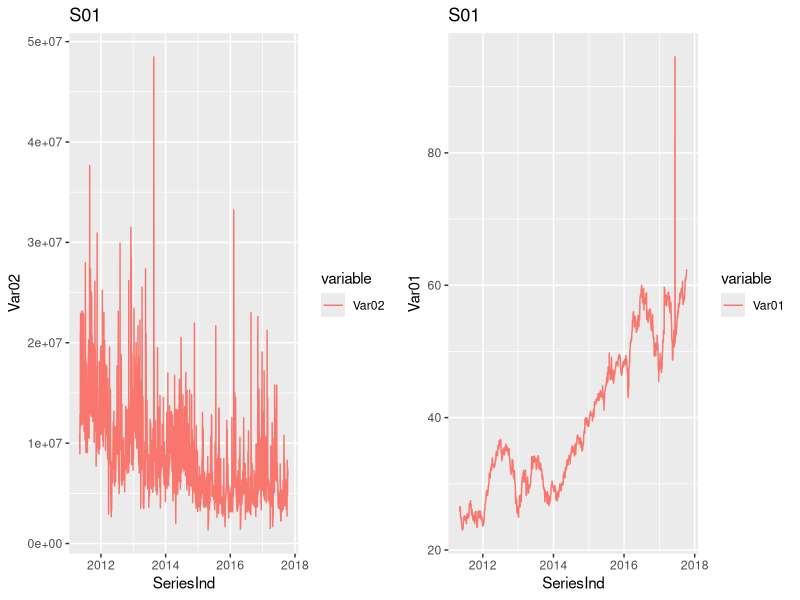
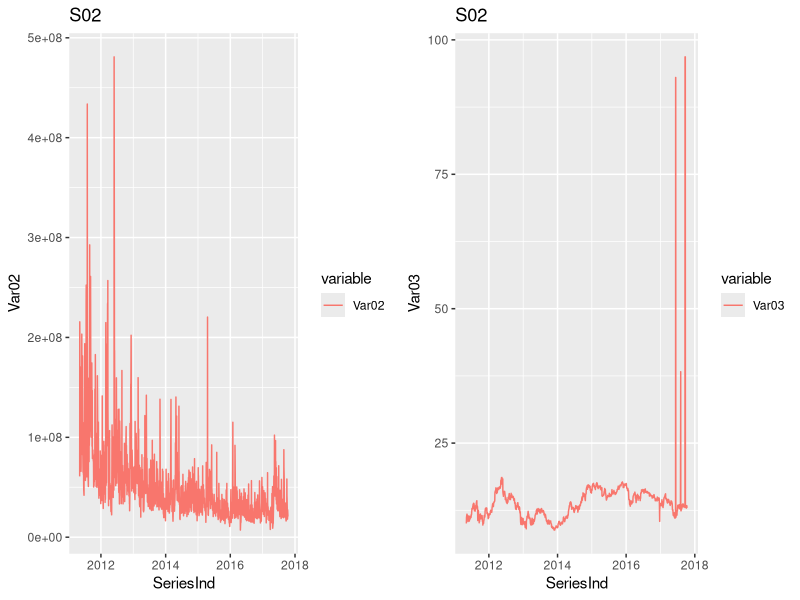
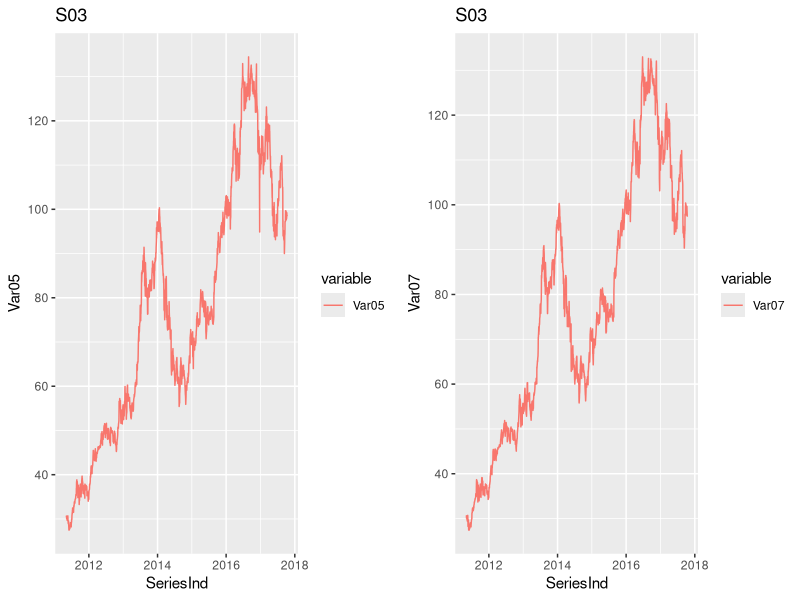
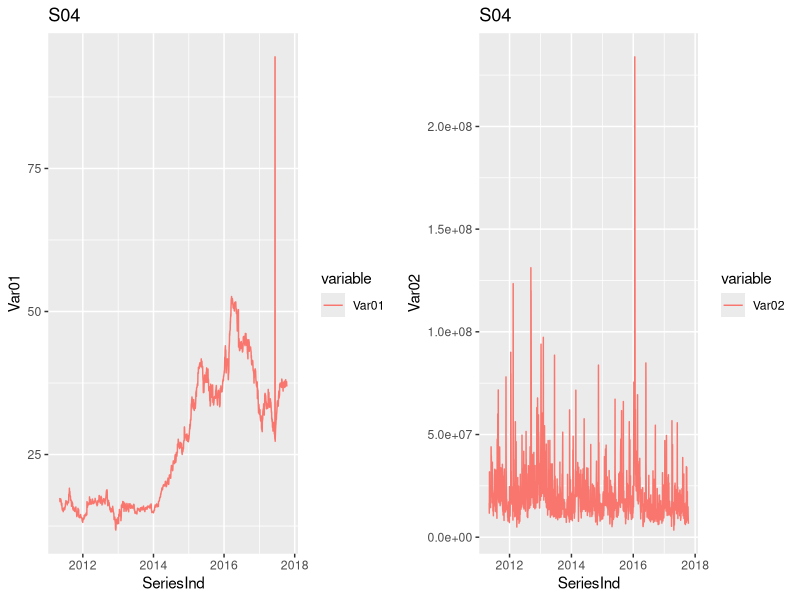
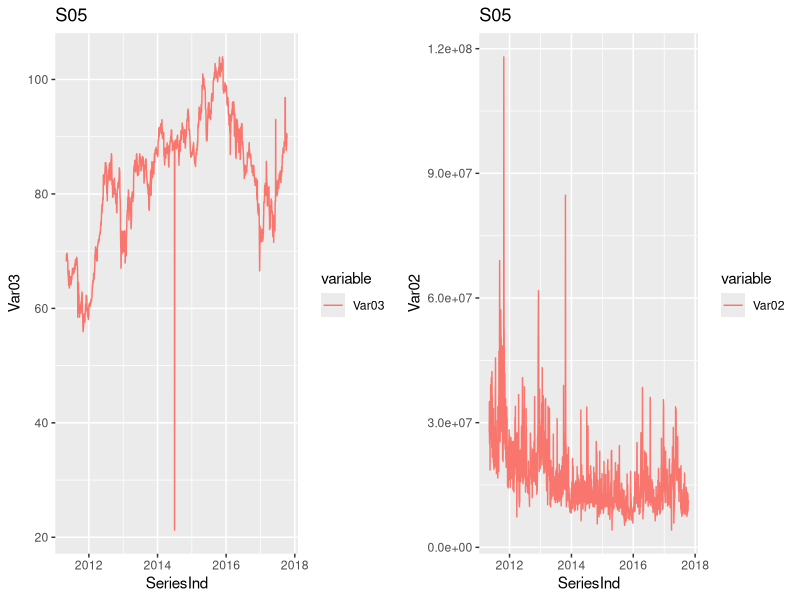
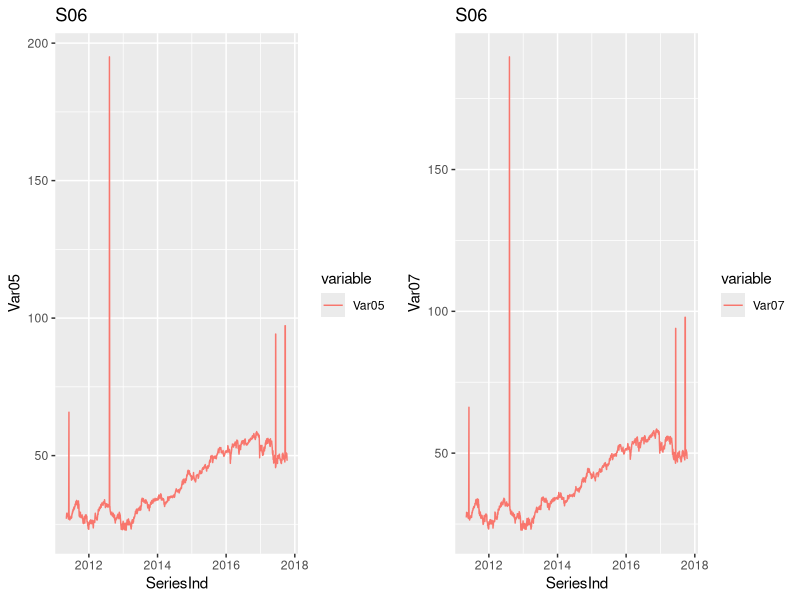
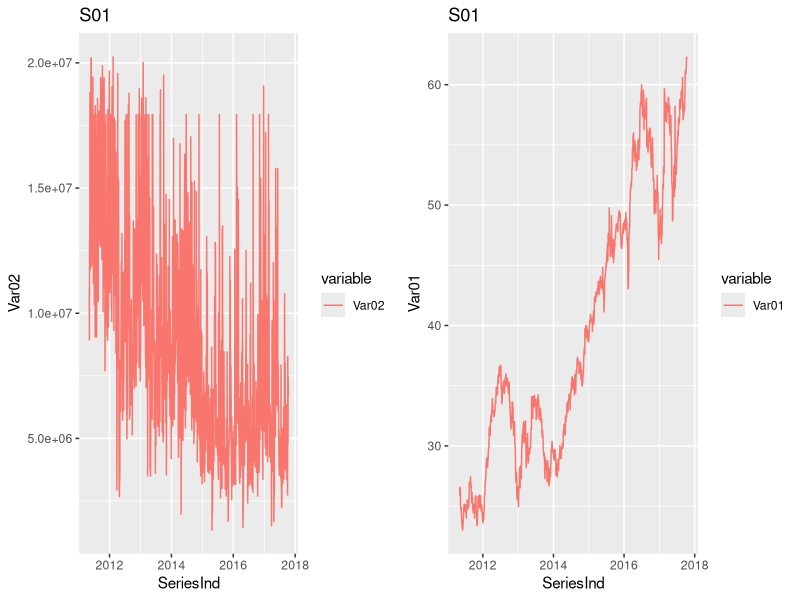
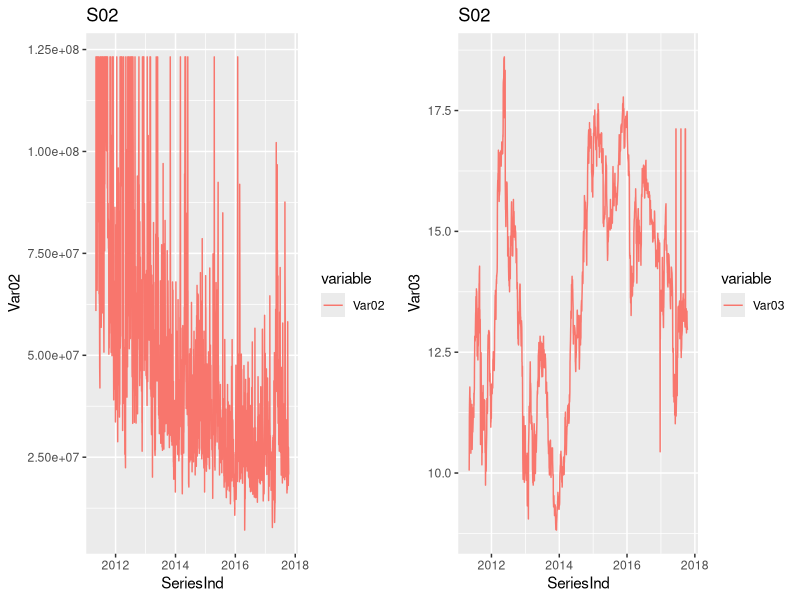

R code for these plots, in order:
## ---- chunk 1
knitr::opts_chunk$set(echo = TRUE)
## ---- chunk 2
options(width = 3000)
## ---- chunk 3
library(ggplot2)
library(tidyr)
library(dplyr)
library(gridExtra)
## ---- chunk 4
data <- read.csv("Project1data.csv",header=TRUE)
data$SeriesInd <- as.Date(data$SeriesInd,origin = "1899-12-30")
project_in_df <- data
## ---- chunk 5
project_in_df <- data[1:9732,]
## ---- chunk 6
summary(project_in_df)
## ---- chunk 7
project_in_df[rowSums(is.na(project_in_df))>0,]
while(nrow(project_in_df[rowSums(is.na(project_in_df))>0,]) > 0)
{           
    
  project_in_df <- transmute(project_in_df, 
                      SeriesInd = SeriesInd,group,
                      Var01 = if_else(is.na(Var01), lead(Var01), Var01),
                      Var02 = if_else(is.na(Var02), lead(Var02), Var02),
                      Var03 = if_else(is.na(Var03), lead(Var03), Var03),
                      Var05 = if_else(is.na(Var05), lead(Var05), Var05),
                      Var07 = if_else(is.na(Var07), lead(Var07), Var07))
    project_in_df[rowSums(is.na(project_in_df))>0,]
}
summary(project_in_df)
## ---- chunk 8
group_S01_df = filter(project_in_df, group == 'S01')
group_S02_df = filter(project_in_df, group == 'S02')
group_S03_df = filter(project_in_df, group == 'S03')
group_S04_df = filter(project_in_df, group == 'S04')
group_S05_df = filter(project_in_df, group == 'S05')
group_S06_df = filter(project_in_df, group == 'S06')
## ---- chunk 9
group_S01_df[rowSums(is.na(group_S01_df))>0,]
group_S02_df[rowSums(is.na(group_S02_df))>0,]
group_S03_df[rowSums(is.na(group_S03_df))>0,]
group_S04_df[rowSums(is.na(group_S04_df))>0,]
group_S05_df[rowSums(is.na(group_S05_df))>0,]
group_S06_df[rowSums(is.na(group_S06_df))>0,]
## ---- chunk 10
# Select relevant columns for each group
group_S01_df = select (group_S01_df, matches("SeriesInd|datetime|group|Var01|Var02"))
group_S02_df = select (group_S02_df, matches("SeriesInd|datetime|group|Var02|Var03"))
group_S03_df = select (group_S03_df, matches("SeriesInd|datetime|group|Var05|Var07"))
group_S04_df = select (group_S04_df, matches("SeriesInd|datetime|group|Var01|Var02"))
group_S05_df = select (group_S05_df, matches("SeriesInd|datetime|group|Var02|Var03"))
group_S06_df = select (group_S06_df, matches("SeriesInd|datetime|group|Var05|Var07"))
# Check number of rows
print (c(nrow(group_S01_df), nrow(group_S02_df), nrow(group_S03_df), nrow(group_S04_df), nrow(group_S05_df), nrow(group_S06_df)))
# Verify dataframes
head(project_in_df, 20)
head(group_S01_df, 20)
head(group_S02_df, 20)
head(group_S03_df, 20)
head(group_S04_df, 20)
head(group_S05_df, 20)
head(group_S06_df, 20)
## ---- chunk 11
p1 <- ggplot(group_S01_df, aes(SeriesInd, y = Var02, color = variable)) + 
      ggtitle("S01") +
     geom_line(aes(y = Var02, col = "Var02"))

p2 <- ggplot(group_S01_df, aes(SeriesInd, y = Var01, color = variable)) + 
    ggtitle("S01") + 
    geom_line(aes(y = Var01, col = "Var01"))

p3 <- ggplot(group_S02_df, aes(SeriesInd, y = Var02,color = variable))+
    ggtitle("S02") + 
    geom_line(aes(y = Var02, col = "Var02"))


p4 <- ggplot(group_S02_df, aes(SeriesInd, y = Var03,color = variable))+
    ggtitle("S02") + 
    geom_line(aes(y = Var03, col = "Var03"))

p5 <- ggplot(group_S03_df, aes(SeriesInd, y = Var05, color = variable)) + 
    geom_line(aes(y = Var05, col = "Var05")) +
    ggtitle("S03") 

p6 <- ggplot(group_S03_df, aes(SeriesInd, y = Var07, color = variable)) + 
    geom_line(aes(y = Var07, col = "Var07")) +
    ggtitle("S03") 
  
p7 <- ggplot(group_S04_df, aes(SeriesInd, y = Var01, color = variable)) + 
    geom_line(aes(y = Var01, col = "Var01")) + 
    ggtitle("S04") 
p8 <- ggplot(group_S04_df, aes(SeriesInd, y = Var02,color = variable))+
    ggtitle("S04") + 
    geom_line(aes(y = Var02, col = "Var02"))


p9 <- ggplot(group_S05_df, aes(SeriesInd, y = Var03, color = variable)) + 
   ggtitle("S05") +
    geom_line(aes(y = Var03, col = "Var03"))

p10 <- ggplot(group_S05_df, aes(SeriesInd, y = Var02,color = variable))+
    ggtitle("S05") + 
    geom_line(aes(y = Var02, col = "Var02"))

p11 <- ggplot(group_S06_df, aes(SeriesInd, y = Var05, color = variable)) + 
    geom_line(aes(y = Var05, col = "Var05")) +
    ggtitle("S06")

p12 <- ggplot(group_S06_df, aes(SeriesInd, y = Var07, color = variable)) + 
     ggtitle("S06") +
    geom_line(aes(y = Var07, col = "Var07"))
grid.arrange(p1, p2, nrow = 1)
grid.arrange(p3, p4, nrow = 1)
grid.arrange(p5, p6, nrow = 1)
grid.arrange(p7,p8, nrow = 1)
grid.arrange(p9,p10, nrow = 1)
grid.arrange(p11,p12, nrow = 1)
## ---- chunk 12
Remove_Outlier <- function(x){
   qnt <- quantile(x, probs=c(.25, .75), na.rm = T)
   caps <- quantile(x, probs=c(.05, .95), na.rm = T)
   H <- 1.5 * IQR(x, na.rm = T)
   x[x < (qnt[1] - H)] <- caps[1]
   x[x > (qnt[2] + H)] <- caps[2]
   return(x)
}
group_S06_df$Var07[which.max(group_S06_df$Var07)] = mean(group_S06_df$Var07, na.rm=TRUE)
group_S06_df$Var05[which.max(group_S06_df$Var05)] = mean(group_S06_df$Var05, na.rm=TRUE)
group_S06_df$Var07[which.max(group_S06_df$Var07)] = mean(group_S06_df$Var07, na.rm=TRUE)
group_S05_df$Var03[which.max(group_S05_df$Var03)] = mean(group_S05_df$Var03, na.rm=TRUE)
group_S05_df$Var03[which.max(group_S05_df$Var03)] = mean(group_S05_df$Var03, na.rm=TRUE)
group_S01_df$Var01=Remove_Outlier(group_S01_df$Var01)
group_S01_df$Var02=Remove_Outlier(group_S01_df$Var02)
group_S02_df$Var03=Remove_Outlier(group_S02_df$Var03)
group_S02_df$Var02=Remove_Outlier(group_S02_df$Var02)
group_S04_df$Var01=Remove_Outlier(group_S04_df$Var01)
group_S04_df$Var02=Remove_Outlier(group_S04_df$Var02)
group_S05_df$Var03=Remove_Outlier(group_S05_df$Var03)
group_S05_df$Var02=Remove_Outlier(group_S05_df$Var02)
group_S06_df$Var05=Remove_Outlier(group_S06_df$Var05)
group_S06_df$Var07=Remove_Outlier(group_S06_df$Var07)

## ---- chunk 13
p1 <- ggplot(group_S01_df, aes(SeriesInd, y = Var02, color = variable)) + 
      ggtitle("S01") +
     geom_line(aes(y = Var02, col = "Var02"))

p2 <- ggplot(group_S01_df, aes(SeriesInd, y = Var01, color = variable)) + 
    ggtitle("S01") + 
    geom_line(aes(y = Var01, col = "Var01"))

p3 <- ggplot(group_S02_df, aes(SeriesInd, y = Var02,color = variable))+
    ggtitle("S02") + 
    geom_line(aes(y = Var02, col = "Var02"))


p4 <- ggplot(group_S02_df, aes(SeriesInd, y = Var03,color = variable))+
    ggtitle("S02") + 
    geom_line(aes(y = Var03, col = "Var03"))

p5 <- ggplot(group_S03_df, aes(SeriesInd, y = Var05, color = variable)) + 
    geom_line(aes(y = Var05, col = "Var05")) +
    ggtitle("S03") 

p6 <- ggplot(group_S03_df, aes(SeriesInd, y = Var07, color = variable)) + 
    geom_line(aes(y = Var07, col = "Var07")) +
    ggtitle("S03") 
  
p7 <- ggplot(group_S04_df, aes(SeriesInd, y = Var01, color = variable)) + 
    geom_line(aes(y = Var01, col = "Var01")) + 
    ggtitle("S04") 
p8 <- ggplot(group_S04_df, aes(SeriesInd, y = Var02,color = variable))+
    ggtitle("S04") + 
    geom_line(aes(y = Var02, col = "Var02"))


p9 <- ggplot(group_S05_df, aes(SeriesInd, y = Var03, color = variable)) + 
   ggtitle("S05") +
    geom_line(aes(y = Var03, col = "Var03"))

p10 <- ggplot(group_S05_df, aes(SeriesInd, y = Var02,color = variable))+
    ggtitle("S05") + 
    geom_line(aes(y = Var02, col = "Var02"))

p11 <- ggplot(group_S06_df, aes(SeriesInd, y = Var05, color = variable)) + 
    geom_line(aes(y = Var05, col = "Var05")) +
    ggtitle("S06")

p12 <- ggplot(group_S06_df, aes(SeriesInd, y = Var07, color = variable)) + 
     ggtitle("S06") +
    geom_line(aes(y = Var07, col = "Var07"))
grid.arrange(p1, p2, nrow = 1)
grid.arrange(p3, p4, nrow = 1)
grid.arrange(p5, p6, nrow = 1)
grid.arrange(p7,p8, nrow = 1)
grid.arrange(p9,p10, nrow = 1)
grid.arrange(p11,p12, nrow = 1)
## ---- chunk 14
par(mfrow=c(1,2))
p1 <- plot(group_S01_df$Var01, type = "l", main = "original dataS01&Var01")
p2 <- plot(diff(group_S01_df$Var01), type = "l", main = "Diff dataS01&Var01")
p3 <- plot(group_S01_df$Var02, type = "l", main = "original dataS01&Var02")
p4 <- plot(diff(log(group_S01_df$Var02)), type = "l", main = "LogdataS01&Var02")
p5 <- plot(group_S02_df$Var02, type = "l", main = "original dataS02&Var02")
p6 <- plot(diff(log(group_S02_df$Var02)), type = "l", main = "LogdataS02&Var02")
p7 <- plot(group_S02_df$Var03, type = "l", main = "originaldataS02&Var03")
p8 <- plot(diff(group_S02_df$Var03), type = "l", main = "DiffdataS02&Var03")
p9 <- plot(group_S03_df$Var05, type = "l", main = "original dataS03&Var05")
p10 <- plot(diff(group_S03_df$Var05), type = "l", main = "Diff dataS03&Var05")
p11 <- plot(group_S03_df$Var07, type = "l", main = "original dataS03&Var07")
p12 <- plot(diff(group_S03_df$Var07), type = "l", main = "LogdataS03&Var07")
p13 <- plot(group_S04_df$Var01, type = "l", main = "original dataS04&Var01")
p14 <- plot(diff(group_S04_df$Var01), type = "l", main = "Diff dataS04&Var04")
p15 <- plot(group_S04_df$Var02, type = "l", main = "original dataS04&Var02")
p16 <- plot(diff(log(group_S04_df$Var02)), type = "l", main = "LogdataS04&Var02")
p17 <- plot(group_S05_df$Var02, type = "l", main = "original dataS05&Var02")
p18 <- plot(diff(log(group_S05_df$Var02)), type = "l", main = "Diff dataS05&Var02")
p19 <- plot(group_S05_df$Var03, type = "l", main = "original dataS05&Var03")
p20 <- plot(diff(group_S05_df$Var03), type = "l", main = "DiffdataS05&Var03")
p21 <- plot(group_S06_df$Var05, type = "l", main = "original dataS06&Var05")
p22 <- plot(diff(group_S06_df$Var05), type = "l", main = "Diff dataS06&Var05")
p23 <- plot(group_S06_df$Var07, type = "l", main = "original dataS06&Var07")
p24 <- plot(diff(group_S06_df$Var07), type = "l", main = "DiffdataS06&Var07")
